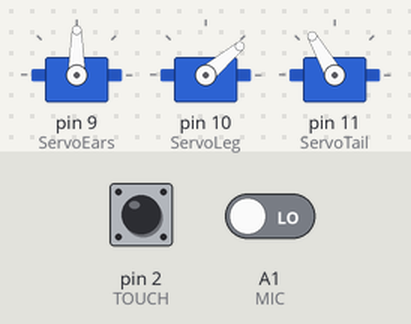
The sketch below on a simulated Arduino Uno, built with avr-gcc and run on an emulated ATmega328P. Parts: 3 × servo. Inputs (shaded band) come from the test bench; at power-on: A1 (MIC) LOW, pin 2 (TOUCH) LOW.

Above: at 1.2 s.
1.3 s: A1 (MIC) driven HIGH
At 4.1 s:
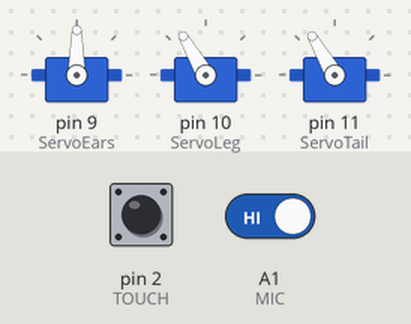
4.3 s: pin 2 (TOUCH) pulled HIGH for 0.15 s
At 6.0 s:
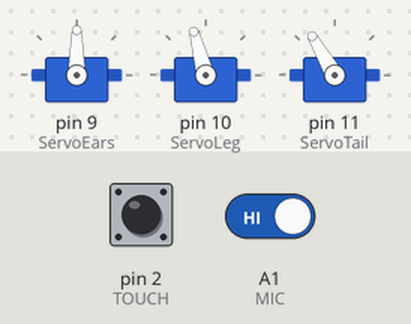
7.3 s: pin 2 (TOUCH) pulled HIGH for 3.2 s
At 9.41 s:
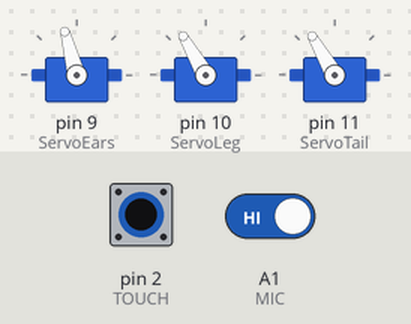
Timing chart, 0 to 15.4 s (numbered marks = the images above; inputs shaded):
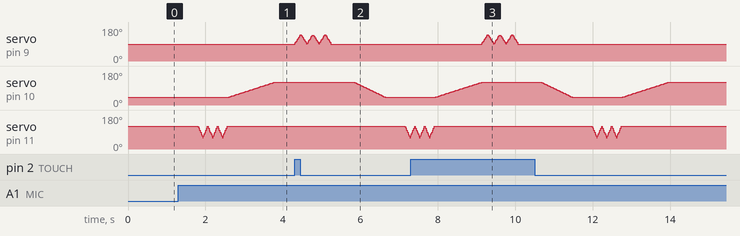

The sketch:

EveE_A.ino
```cpp
// Written By C.J.Park EVEE v 1.0 230111
#include <Servo.h>
#define TOUCH 2
#define MIC A1

Servo ServoEars;  //Down: 90; Up: 140;
Servo ServoLeg;   //Down: 40; Up: 120;
Servo ServoTail;  //Left: 60; Right: 120;

void setup() {
  pinMode(MIC, INPUT);
  pinMode(TOUCH, INPUT);
  ServoEars.attach(9);
  ServoLeg.attach(10);
  ServoTail.attach(11);

  ServoEars.write(90);
  ServoLeg.write(40);
  ServoTail.write(120);
}

void loop() {
  if (digitalRead(MIC) == HIGH) {
    delay(500);

    //Tail
    for (int i = 120; i >= 60; i--) {
      ServoTail.write(i);
      delay(2);
    }
    for (int i = 60; i <= 120; i++) {
      ServoTail.write(i);
      delay(2);
    }

    for (int i = 120; i >= 60; i--) {
      ServoTail.write(i);
      delay(2);
    }
    for (int i = 60; i <= 120; i++) {
      ServoTail.write(i);
      delay(2);
    }

    for (int i = 120; i >= 60; i--) {
      ServoTail.write(i);
      delay(2);
    }
    for (int i = 60; i <= 120; i++) {
      ServoTail.write(i);
      delay(2);
    }

    //Foreleg Up
    for (int i = 40; i <= 120; i++) {
      ServoLeg.write(i);
      delay(15);
    }

    //Waiting For TOUCH
    while (digitalRead(TOUCH) == LOW) {
    }

    //Ear moving
    for (int i = 90; i <= 140; i++) {
      ServoEars.write(i);
      delay(3);
    }
    for (int i = 140; i >= 90; i--) {
      ServoEars.write(i);
      delay(3);
    }

    for (int i = 90; i <= 140; i++) {
      ServoEars.write(i);
      delay(3);
    }
    for (int i = 140; i >= 90; i--) {
      ServoEars.write(i);
      delay(3);
    }

    for (int i = 90; i <= 140; i++) {
      ServoEars.write(i);
      delay(3);
    }
    for (int i = 140; i >= 90; i--) {
      ServoEars.write(i);
      delay(3);
    }

    //Foreleg Down
    delay(600);
    for (int i = 120; i > 40; i--) {
      ServoLeg.write(i);
      delay(10);
    }
  }
}
```
